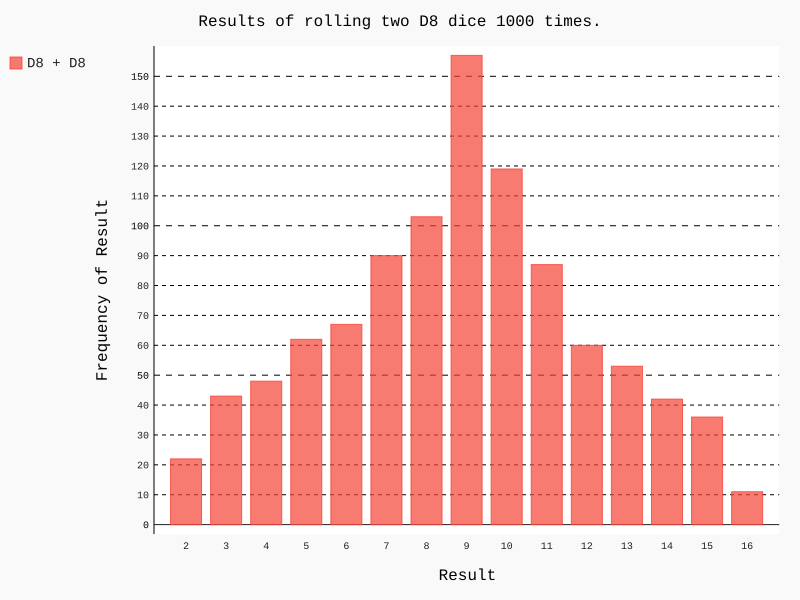

This figure's Python source:
#!/usr/bin/env python3
# -*- coding: utf-8 -*-
"""
Created on Wed Apr 30 13:51:02 2025

@author: sergio
"""

# Importando bibliotecas
# Importa a classe Die do módulo die
from die import Die
# Importa a biblioteca pygal para gráficos.
import pygal

# Cria dois dado de 8 lados, instância
D8_1 = Die(8)
D8_2 = Die(8)

# Inicializa uma lista para armazenar os resultados
results = []
# Simula 1000 lançamentos
for roll_num in range(1000):
    # Lança o dado
    result = D8_1.roll()+D8_2.roll()
    # Adiciona o resultado à lista
    results.append(result)

# Imprime os resultados
print(results)

# Inicializa uma lista para armazenar as frequências
frequencies = []
max_result = D8_1.num_sides + D8_2.num_sides
# Calcula a frequência de cada valor
for value in range(2, max_result + 1):
    # Conta as ocorrências do valor
    frequency = results.count(value)
    # Adiciona a frequência à lista
    frequencies.append(frequency)

# Imprime as frequências
print(frequencies)

# Visualiza os resultados
# Cria um gráfico de barras.
hist = pygal.Bar()
# Define o título.
hist.title = "Results of rolling two D8 dice 1000 times."
# Define os rótulos do eixo x.
hist.x_labels = [value for value in range(2,max_result + 1)]
# Define o título do eixo x.
hist.x_title = "Result"
# Define o título do eixo y.
hist.y_title = "Frequency of Result"
# Adiciona os dados ao gráfico.
hist.add('D8 + D8', frequencies)

# Salva o gráfico em SVG.
hist.render_to_file("dice_visual.svg")
# Informa que o gráfico foi salvo.
print("Gráfico salvo como dice_visual.svg")
